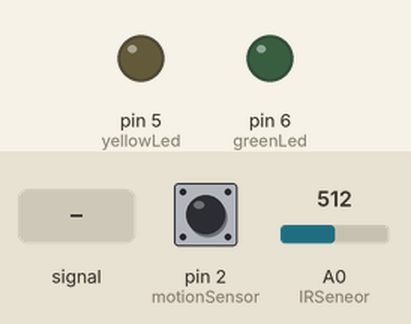
The sketch below on a simulated Arduino Uno, built with avr-gcc and run on an emulated ATmega328P. Shown: output pins drawn as LEDs (lit = HIGH). Dashed ring = blinking. Inputs (shaded band) come from the test bench; at power-on: pin 2 (motionSensor) LOW, A0 (IRSeneor) = 512.

Above: at 1.2 s.
1.3 s: pin 2 (motionSensor) driven HIGH
At 2.5 s:
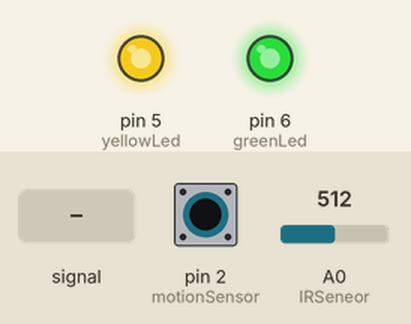
2.8 s: A0 (IRSeneor) fed a 200 Hz sine of ±460 counts around its level
At 3.1 s:
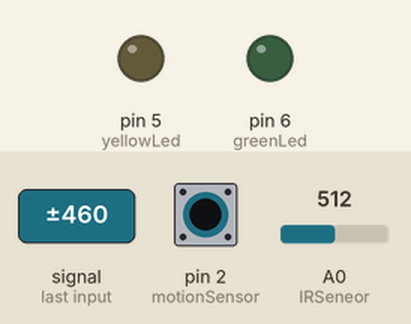
5.8 s: A0 (IRSeneor) set to 716
7.4 s: pin 2 (motionSensor) pulsed LOW 2 times (0.12 s each, 0.3 s apart)
At 7.64 s:
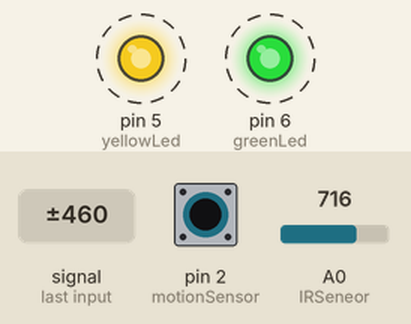
Timing chart, 0 to 10.4 s (numbered marks = the images above; inputs shaded):
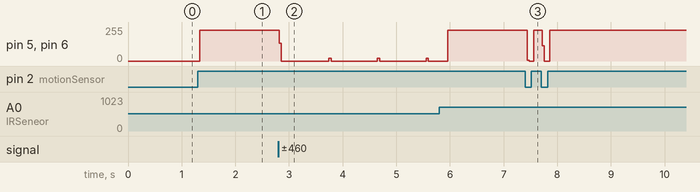

The sketch:

IR_motion_test.ino
```cpp
#define greenLed  6
#define yellowLed  5
#define motionSensor  2
#define IRSeneor  A0

void setup()
{
  pinMode(greenLed, OUTPUT);
  pinMode(yellowLed, OUTPUT);
  pinMode(motionSensor, INPUT);
  Serial.begin(9600);
}

void loop()
{
  int IRdistance = 0;
  digitalWrite(greenLed, LOW);
  digitalWrite(yellowLed, LOW);

  if (digitalRead(motionSensor) == HIGH)
  {
    digitalWrite(greenLed, HIGH);
    digitalWrite(yellowLed, HIGH);
    IRdistance = analogRead(IRSeneor);
    while (IRdistance < 150)
    {
      digitalWrite(greenLed, LOW);
      digitalWrite(yellowLed, LOW);
      IRdistance = analogRead(IRSeneor);
      delay(100);
    }
  }
}
```

Measured:
- after the input at 1.3 s, pin 5 (yellowLed), pin 6 (greenLed): 0/255 → 232/255 at once
- after the input at 2.8 s, pin 5 (yellowLed), pin 6 (greenLed): 232/255 → 0/255 at once
- after the input at 7.4 s, pin 5 (yellowLed), pin 6 (greenLed): alternates 232/255 for 0.16 s and 0/255 for 0.13 s, 4 changes in all, then stays 232/255, starting at once
